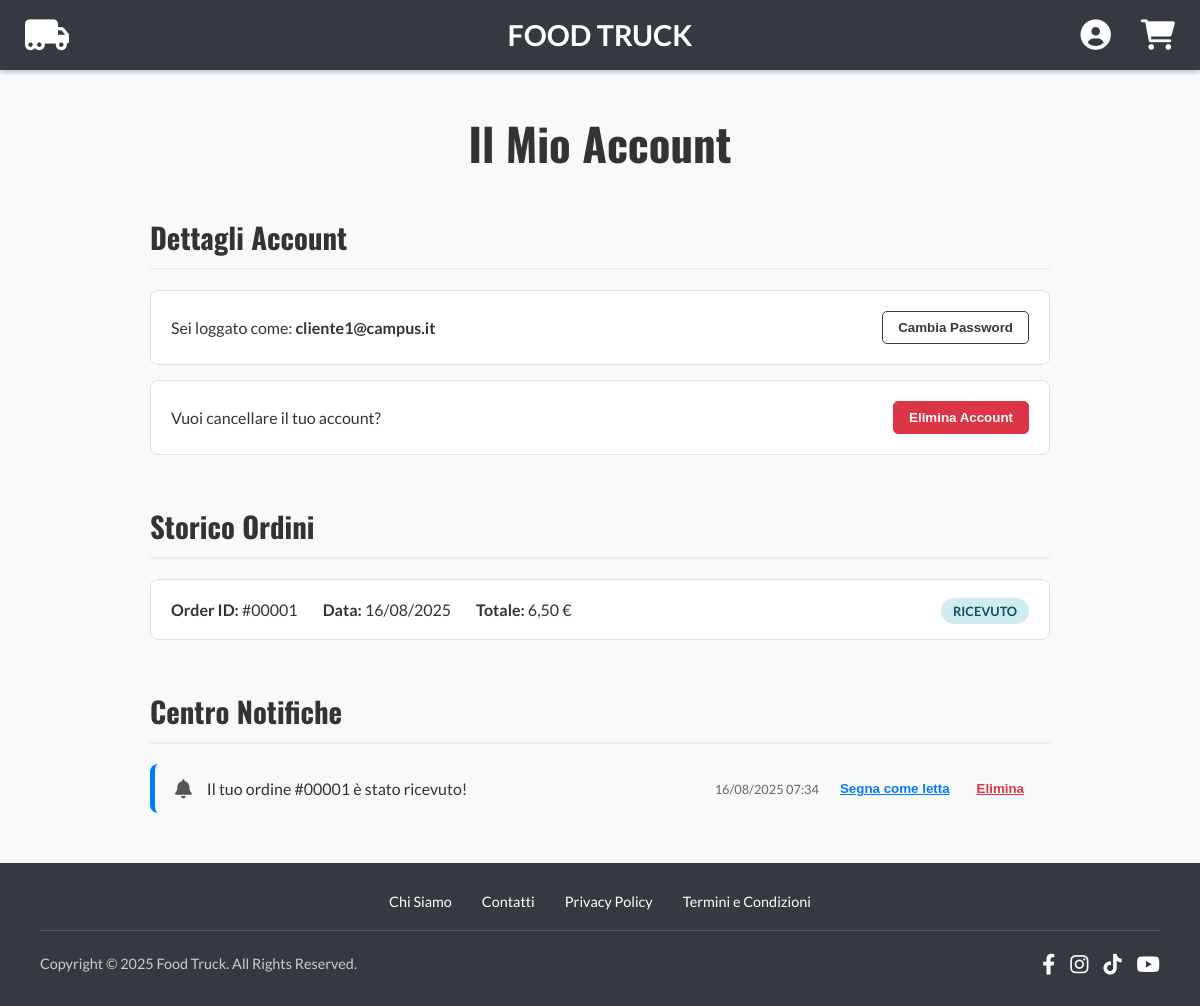
The app's page /account.php (signed in) with its own data.
### tables this page shows
CREATE TABLE IF NOT EXISTS `Ordini` (
    `id_ordine` INT AUTO_INCREMENT PRIMARY KEY,
    `id_utente` INT NOT NULL,
    `data_ordine` DATETIME NOT NULL DEFAULT CURRENT_TIMESTAMP,
    `totale` DECIMAL(6,2) NOT NULL CHECK (totale >= 0),
    `stato` ENUM('ricevuto', 'in_preparazione', 'in_consegna', 'consegnato', 'annullato') NOT NULL DEFAULT 'ricevuto',
    `fascia_oraria_consegna` VARCHAR(50) NOT NULL,
    `aula_consegna` VARCHAR(50),  
    `nome_ricevente` VARCHAR(100) NOT NULL,
    `cognome_ricevente` VARCHAR(100) NOT NULL,
    `note_utente` TEXT,  
    FOREIGN KEY (`id_utente`) REFERENCES `Utenti`(`id_utente`)
);

CREATE TABLE IF NOT EXISTS `Notifiche` (
    `id_notifica` INT AUTO_INCREMENT PRIMARY KEY,
    `id_utente_destinatario` INT NOT NULL,
    `messaggio` TEXT NOT NULL,
    `data_creazione` DATETIME NOT NULL DEFAULT CURRENT_TIMESTAMP,
    `letta` BOOLEAN NOT NULL DEFAULT FALSE,
    `tipo_notifica` ENUM('ordine_status', 'disponibilita_prodotto', 'messaggio_generico', 'sconto_benvenuto', 'fascia_piena_venditore', 'nuovo_ordine_venditore') NOT NULL DEFAULT 'messaggio_generico',
    `id_ordine_riferimento` INT,  
    FOREIGN KEY (`id_utente_destinatario`) REFERENCES `Utenti`(`id_utente`),
    FOREIGN KEY (`id_ordine_riferimento`) REFERENCES `Ordini`(`id_ordine`)
);

### public/account.php (the view, shortened to what this page needs)
<?php
require_once __DIR__ . '/../config/db.php';
include_once __DIR__ . '/../templates/header.php';
$user_id = $_SESSION['user_id'];
$user_email = $_SESSION['user_email'];
$ordini = [];
$stmt_ordini = $conn->prepare("SELECT id_ordine, data_ordine, totale, stato FROM Ordini WHERE id_utente = ? ORDER BY data_ordine DESC");
$stmt_ordini->bind_param("i", $user_id);
$stmt_ordini->execute();
$result_ordini = $stmt_ordini->get_result();
while ($row = $result_ordini->fetch_assoc()) {
    $ordini[] = $row;
}
$notifiche = [];
$stmt_notifiche = $conn->prepare("SELECT id_notifica, messaggio, data_creazione, letta FROM Notifiche WHERE id_utente_destinatario = ? ORDER BY data_creazione DESC");
$stmt_notifiche->bind_param("i", $user_id);
$stmt_notifiche->execute();
$result_notifiche = $stmt_notifiche->get_result();
while ($row = $result_notifiche->fetch_assoc()) {
    $notifiche[] = $row;
}
?>
<!DOCTYPE html>
<html lang="it">
<head>
    <link rel="stylesheet" href="css/account.css">
</head>
<body>
    <div class="account-container">
        <h1>Il Mio Account</h1>
        <section class="account-section">
            <h2>Dettagli Account</h2>
            <div class="details-card">
                <span>Sei loggato come: <strong><?php echo htmlspecialchars($user_email); ?></strong></span>
                <button class="btn-secondary">Cambia Password</button>
            </div>
            <div class="details-card">
                <span>Vuoi cancellare il tuo account?</span>
                <button class="btn-danger">Elimina Account</button>
            </div>
        </section>
        <section class="account-section">
            <h2>Storico Ordini</h2>
            <div class="order-history-container">
                <?php if (empty($ordini)): ?>
                    <p>Non hai ancora effettuato nessun ordine.</p>
                <?php else: ?>
                    <?php foreach ($ordini as $ordine): ?>
                        <div class="order-card">
                            <div class="order-info">
                                <span><strong>Order ID:</strong> #<?php echo str_pad($ordine['id_ordine'], 5, '0', STR_PAD_LEFT); ?></span>
                                <span><strong>Data:</strong> <?php echo date('d/m/Y', strtotime($ordine['data_ordine'])); ?></span>
                                <span><strong>Totale:</strong> <?php echo number_format($ordine['totale'], 2, ',', ''); ?> €</span>
                            </div>
                            <div class="order-status">
                                <span class="status-badge status-<?php echo strtolower(htmlspecialchars($ordine['stato'])); ?>">
                                    <?php echo htmlspecialchars(str_replace('_', ' ', $ordine['stato'])); ?>
                                </span>
                            </div>
                        </div>
                    <?php endforeach; ?>
                <?php endif; ?>
            </div>
        </section>
        <section class="account-section">
            <h2>Centro Notifiche</h2>
            <div class="notifications-container">
                <?php if (empty($notifiche)): ?>
                    <p>Nessuna notifica presente.</p>
                <?php else: ?>
                    <?php foreach ($notifiche as $notifica): ?>
                        <div class="notification-item <?php echo !$notifica['letta'] ? 'unread' : ''; ?>">
                            <div class="notification-text">
                                <i class="fas fa-bell"></i>
                                <p><?php echo htmlspecialchars($notifica['messaggio']); ?></p>
                            </div>
                            <div class="notification-actions">
                                <span><?php echo date('d/m/Y H:i', strtotime($notifica['data_creazione'])); ?></span>
                                <?php if (!$notifica['letta']): ?>
                                    <button class="btn-link">Segna come letta</button>
                                <?php endif; ?>
                                <button class="btn-link-danger">Elimina</button>
                            </div>
                        </div>
                    <?php endforeach; ?>
                <?php endif; ?>
            </div>
        </section>
    </div>
    <?php include_once __DIR__ . '/../templates/footer.php'; ?>

### public/css/style.css (style rules this page uses)
html { height: 100%; }
body { margin: 0; font-family: 'Lato', sans-serif; background-color: #f8f9fa; color: #333; padding-top: 70px; overflow-x: hidden; min-height: 100%; display: flex; flex-direction: column; }

### public/css/account.css (style rules this page uses)
.account-container { max-width: 900px; margin: 40px auto; padding: 0 20px; }
.account-container h1 { font-family: 'Oswald', sans-serif; font-size: 2.8rem; text-align: center; margin-bottom: 40px; }
.account-section { margin-bottom: 50px; }
.account-section h2 { font-family: 'Oswald', sans-serif; font-size: 1.8rem; border-bottom: 2px solid #eee; padding-bottom: 10px; margin-bottom: 20px; }
.details-card { background: white; padding: 20px; border-radius: 8px; border: 1px solid #e0e0e0; display: flex; justify-content: space-between; align-items: center; margin-bottom: 15px; }
.btn-secondary { padding: 8px 15px; border: 1px solid #343a40; background-color: transparent; color: #343a40; font-weight: bold; border-radius: 5px; cursor: pointer; }
.btn-danger { padding: 8px 15px; border: 1px solid #dc3545; background-color: #dc3545; color: white; font-weight: bold; border-radius: 5px; cursor: pointer; }
.order-card { background: white; padding: 20px; border-radius: 8px; border: 1px solid #e0e0e0; display: flex; justify-content: space-between; align-items: center; margin-bottom: 15px; }
.order-info { display: flex; gap: 25px; }
.status-badge { padding: 5px 12px; border-radius: 20px; font-weight: bold; font-size: 0.8rem; text-transform: uppercase; }
.status-ricevuto { background-color: #d1ecf1; color: #0c5460; }
.notification-item { background: white; padding: 15px 20px; border-radius: 8px; border-left: 5px solid #ccc; display: flex; justify-content: space-between; align-items: center; margin-bottom: 15px; }
.notification-item.unread { border-left-color: #007bff; background-color: #f8f9fa; }
.notification-text { display: flex; align-items: center; gap: 15px; }
.notification-text i { color: #555; font-size: 1.2rem; }
.notification-text p { margin: 0; }
.notification-actions { display: flex; align-items: center; gap: 15px; font-size: 0.8rem; color: #666; }
.btn-link, .btn-link-danger { background: none; border: none; cursor: pointer; text-decoration: underline; font-weight: bold; }
.btn-link { color: #007bff; }
.btn-link-danger { color: #dc3545; }

### records on screen
ordini: id_ordine "00001", data_ordine "16/08/2025", totale "6,50", stato "RICEVUTO"
notifiche: messaggio "Il tuo ordine #00001 è stato ricevuto!", data_creazione "16/08/2025 07:34", letta "Segna come letta"

### other values on screen
$user_email "cliente1@campus.it"
